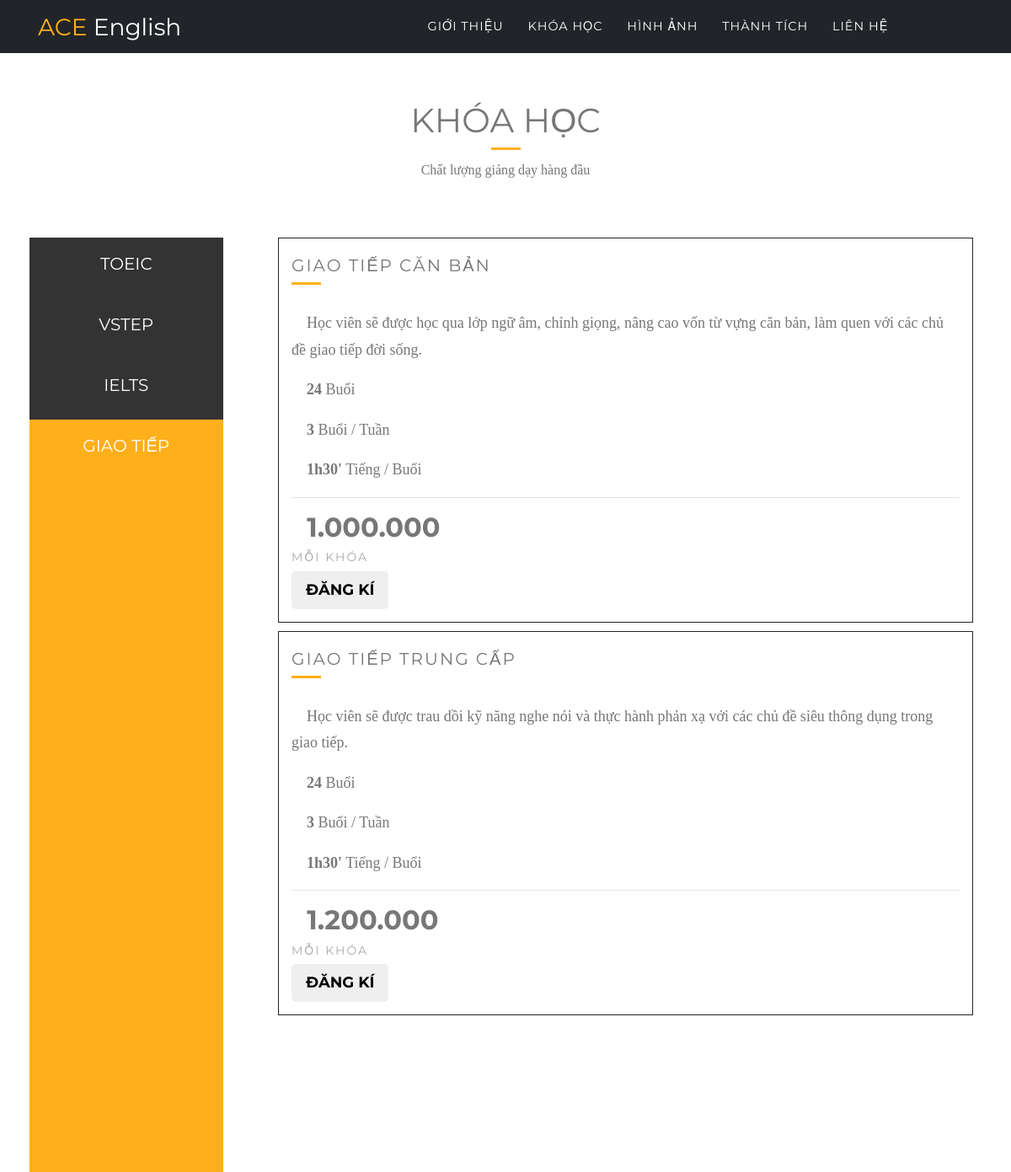
Page /giao-tiep on the earlier database version.
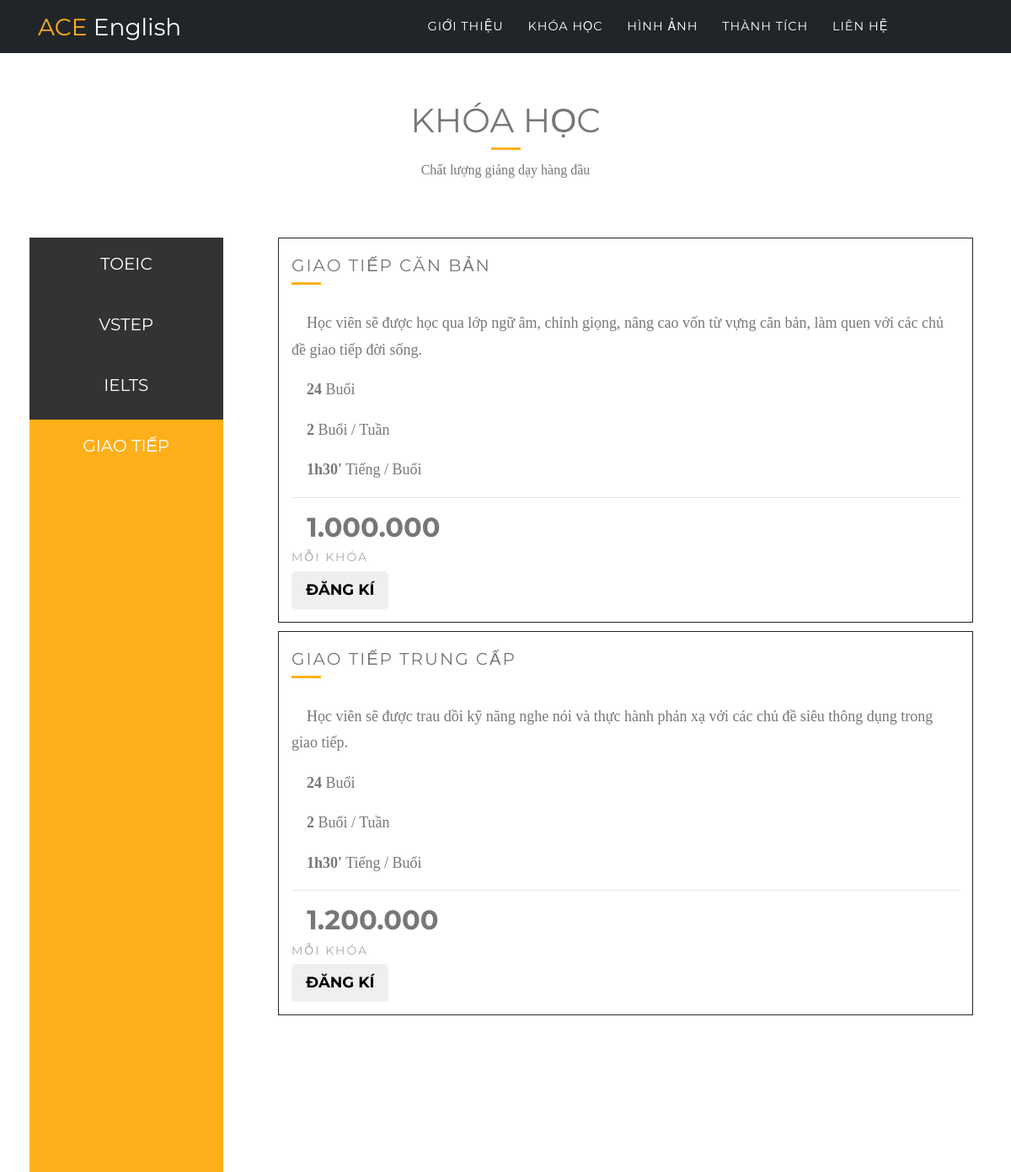
Same page on the later database version.
### main/models.py (models this page shows, shortened)
class CourseDesc(models.Model):
    course = models.ForeignKey(Course, related_name='description')
    course_name = models.CharField(max_length=255)
    description = models.CharField(max_length=4000)
    duration = models.CharField(max_length=255)
    days_per_week = models.CharField(max_length=255)
    hours_per_day = models.CharField(max_length=255)
    fee = models.CharField(max_length=255)

### main/views.py (the view)
# urls.py: url(r'^giao-tiep$', views.giaotiep, name='giaotiep'),
def giaotiep(request):
    gtcb = CourseDesc.objects.get(course_name = 'Giao tiếp căn bản')
    gttc = CourseDesc.objects.get(course_name = 'Giao tiếp trung cấp')
    return render(request, 'giao-tiep.html', {'gtcb':gtcb, 'gttc':gttc})

### templates/giao-tiep.html (shortened to what this page needs)
﻿{% extends 'base.html' %}
{% block body %}
<head>
  <link rel="stylesheet" href="https://maxcdn.bootstrapcdn.com/font-awesome/4.5.0/css/font-awesome.min.css">
	<link rel="stylesheet" href="https://cdn.jsdelivr.net/themify-icons/0.1.2/css/themify-icons.css">
</head>
<body>
  <section class="title container" style="padding:45px 0 0px 0">
  <div class="row">
    <div class="col-md-12">
      <h1>Khóa Học</h1>
      <div class="seperator"></div>
      <p>Chất lượng giảng dạy hàng đầu </p>
    </div>
  </div>
</section>
<div class="container" >
  <div class="row">
    <div class="col-md-3 item">
      <div>
        <div class="icon-bar">
			  <a href="{% url 'toeic' %}">TOEIC</a>
			  <a href="{% url 'vstep' %}"  >VSTEP</a>
			  <a href="{% url 'ielts' %}"   >IELTS</a>
			  <a href="{% url 'giaotiep' %}" class="active">GIAO TIẾP</a>
		</div>
      </div>
    </div>
	<div class="col-md-9" >
      <div class="panel panel-default  item">
        <h4>{{gtcb.course_name}}</h4>
        <div class="seperator"></div>
        <div class="panel-body">
				  <p>&nbsp;&nbsp;&nbsp;&nbsp;{{gtcb.description}}</p>
				  <p>&nbsp;&nbsp;&nbsp;&nbsp;<strong>{{gtcb.duration}}</strong> Buổi</p>
				  <p>&nbsp;&nbsp;&nbsp;&nbsp;<strong>{{gtcb.days_per_week}}</strong> Buổi / Tuần</p>
				  <p>&nbsp;&nbsp;&nbsp;&nbsp;<strong>{{gtcb.hours_per_day}}</strong> Tiếng / Buổi</p>
				</div>
				<hr>
				<div class="panel-footer">
				  <h3>&nbsp;&nbsp;{{gtcb.fee}}</h3><h4>mỗi khóa</h4>
				  <button class="btn btn-lg"><a href="https://docs.google.com/forms/d/e/1FAIpQLSfg3Y7-w9VCgOi6QLiFa6Uwfezcqi_nIcKBXeik4pg4BFS8ow/viewform" target="_blank">Đăng kí</a></button>
				</div>
      </div>
	  <br>
	  <div class="panel panel-default  item">
        <h4>{{gttc.course_name}}</h4>
        <div class="seperator"></div>
        <div class="panel-body">
				  <p>&nbsp;&nbsp;&nbsp;&nbsp;{{gttc.description}}</p>
				  <p>&nbsp;&nbsp;&nbsp;&nbsp;<strong>{{gttc.duration}}</strong> Buổi</p>
				  <p>&nbsp;&nbsp;&nbsp;&nbsp;<strong>{{gttc.days_per_week}}</strong> Buổi / Tuần</p>
				  <p>&nbsp;&nbsp;&nbsp;&nbsp;<strong>{{gttc.hours_per_day}}</strong> Tiếng / Buổi</p>
				</div>
				<hr>
				<div class="panel-footer">
				  <h3>&nbsp;&nbsp;{{gttc.fee}}</h3><h4>mỗi khóa</h4>
				  <button class="btn btn-lg"><a href="https://docs.google.com/forms/d/e/1FAIpQLSfg3Y7-w9VCgOi6QLiFa6Uwfezcqi_nIcKBXeik4pg4BFS8ow/viewform" target="_blank">Đăng kí</a></button>
				</div>
      </div>
    </div>
  </div>
</div>
</body>
</html>
{% endblock %}

### templates/base.html (shortened to what this page needs)
<!DOCTYPE html>
<html lang="en">
  <head>
	<link rel='stylesheet prefetch' href='https://cdnjs.cloudflare.com/ajax/libs/magnific-popup.js/1.1.0/magnific-popup.min.css'>
	{% load static %}
    <link href="{% static 'vendor/bootstrap/css/bootstrap.min.css' %}" rel="stylesheet">
    <link href="vendor/font-awesome/css/font-awesome.min.css" rel="stylesheet" type="text/css">
	<link rel="stylesheet" href="https://cdn.jsdelivr.net/themify-icons/0.1.2/css/themify-icons.css">
    <link href="{% static 'css/agency.min.css' %}" rel="stylesheet">
  </head>
  <body id="page-top">
    <nav class="navbar navbar-expand-lg navbar-dark fixed-top" id="mainNav">
      <div class="container">
        <a class="navbar-brand js-scroll-trigger" href="{% url 'index'%}"><font style="color:#ffaf1a">ACE</font> English</a>
        <div class="collapse navbar-collapse" id="navbarResponsive">
          <ul class="navbar-nav text-uppercase ml-auto">
            <li class="nav-item">
              <a class="nav-link js-scroll-trigger" href="{% url 'about'%}">Giới thiệu</a>
            </li>
            <li class="nav-item">
              <a class="nav-link js-scroll-trigger" href="{% url 'toeic'%}">Khóa Học</a>
            </li>
            <li class="nav-item">
              <a class="nav-link js-scroll-trigger" href="{% url 'gallery'%}">Hình Ảnh</a>
            </li>
            <li class="nav-item">
              <a class="nav-link js-scroll-trigger" href="{% url 'achievement'%}">Thành Tích</a>
            </li>
            <li class="nav-item">
              <a class="nav-link js-scroll-trigger" href="{% url 'contact'%}">Liên Hệ</a>
            </li>
			<li class="nav-item">
              <a class="nav-link js-scroll-trigger" href="https://www.facebook.com/aceenglish.cantho/" target="_blank"></a>
            </li>
			<li class="nav-item">
              <a class="nav-link js-scroll-trigger" href="mailto:aceenglish.cantho@gmail.com" target="_blank"></a>
            </li>
			<li class="nav-item">
              <a class="nav-link js-scroll-trigger" href="https://www.google.com.sg/maps/place/29+Ng%C3%B4+V%C4%83n+S%E1%BB%9F,+T%C3%A2n+An,+Ninh+Ki%E1%BB%81u,+C%E1%BA%A7n+Th%C6%A1,+Vietnam/@10.0338923,105.7834843,17z/data=!3m1!4b1!4m5!3m4!1s0x31a062a1b7931329:0x61276e974f2ad297!8m2!3d10.033887!4d105.785673?hl=en" target="_blank"></a>
            </li>
          </ul>
        </div>
      </div>
    </nav>
{% block body %}
{% endblock %}
  </body>
</html>

### templates/base.html (style rules this page uses)
#mainNav .navbar-brand { color: white; font-family: 'Montserrat', 'Helvetica Neue', Helvetica, Arial, sans-serif; }

### templates/giao-tiep.html (style rules this page uses)
@media (min-width: 992px) { #mainNav { padding-top: 5px; padding-bottom: 5px; -webkit-transition: padding-top 0.3s, padding-bottom 0.3s; -moz-transition: padding-top 0.3s, padding-bottom 0.3s; transition: padding-top 0.3s, padding-bottom 0.3s; border: none; background-color: #212529; color:red; } }
@media (min-width: 992px) { #mainNav .navbar-brand { font-size: 1.75em; -webkit-transition: all 0.3s; -moz-transition: all 0.3s; transition: all 0.3s; } }
@media (min-width: 992px) { #mainNav .navbar-nav .nav-item .nav-link { padding: 1.1em 1em !important; } }
#mainNav .navbar-nav .nav-item .nav-link { font-size: 90%; font-weight: 400; padding: 0.75em 0; letter-spacing: 1px; color: #fff; font-family: Montserrat, "Helvetica Neue", Helvetica, Arial, sans-serif; }
body { background: #fff; font-family: 'Merriweather', serif; font-size: 16px; color: #777; }
h1, h4 { font-family: 'Montserrat', sans-serif; font-weight: 400; }
.row { padding: 50px 0; }
.seperator { margin-bottom: 30px; width: 35px; height: 3px; background: #ffaf1a; border: none; }
.title { text-align: center; }
.title .row { padding: 50px 0 0; }
.title h1 { text-transform: uppercase; }
.title .seperator { margin: 0 auto 10px; }
.item { position: relative; margin-bottom: 10px; min-height: 1px; float: left; padding:15px; width:100%; }
.item h4 { font-size: 20px; margin-top: 5px; letter-spacing: 2px; text-transform: uppercase; }
.item p { font-size: 18px; }
.item a { font-family: 'Montserrat', sans-serif; font-size: 18px; text-transform: uppercase; color: #666; margin-top: 10px; }
.icon-bar { margin-top:-25px; margin-left:-10px; width: 90%; background-color: #333; }
.icon-bar a { display: block; text-align: center; padding: 16px; transition: all 0.3s ease; color: white; font-size: 20px; }
.active { background-color: #ffaf1a !important; color: white; pointer-events: none; height:100%; cursor: pointer; }
.panel { border: 0.5px solid #212529; border-radius:0 !important; transition: box-shadow 0.5s; text-align:left; }
.panel-footer a { color: inherit; text-decoration:none; }
.panel-footer { background-color: white !important; }
.panel-footer h3 { font-size: 32px; }
.panel-footer h4 { color: #aaa; font-size: 14px; }
.panel-footer .btn, { margin: 15px 0; background-color: #ffaf1a; color: #fff; }

Differences in the rows shown:
changed CourseDesc "GIAO TIẾP CĂN BẢN": days_per_week "3" → "2"
changed CourseDesc "GIAO TIẾP TRUNG CẤP": days_per_week "3" → "2"
